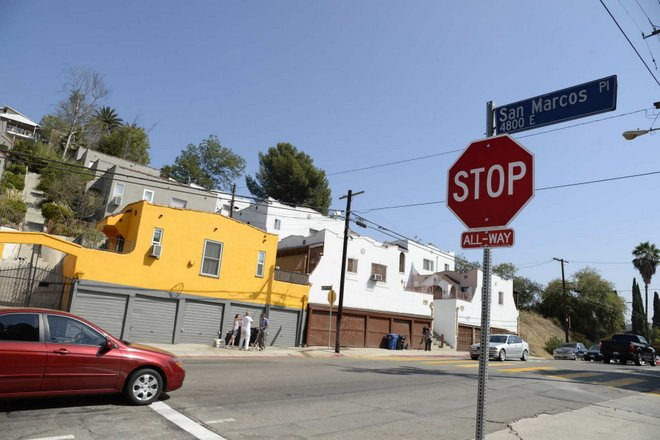
%> input picture stop11.jpg, 660 x 440 px
$ octave stopSign.m   (GNU Octave 9; MATLAB toolbox functions it lacks are replaced by stand-ins)
%> lines starting %> are read from the running program, lines starting %| are printed output that depends on the picture; in (x1, y1, x2, y2) boxes, pixels count from 0 and x2, y2 are one past the last pixel; in counts of white or black regions, pixels touching at a corner belong together; the program's own positions count from 1; long printed decimals are rounded
%Author: Michael Glazer
%Date: 2/16/16
%Purpose: Proof of concept for stop sign recognition
%Process: resize an image to have a max row or col pixel size of 400
%       crop the image to remove the lower 25% where stop signs won't be
%       isolate the red colors in an image as much as possible
%       perform blob detection on resulting image for specific size range
%       visually analyze detected blobs and go from there

tic;

%delete any existing figures
close all

%--------------------READ IMAGE--------------------%

cd(fileparts(mfilename('fullpath')));
cd('..');
dataDir = fullfile('data/stop_signs');
outputDir = fullfile('output/stop_signs');
imageName = 'stop11.jpg';
name = imageName(1:end-4);
im = imread(fullfile(dataDir, imageName));
%> im is the input picture: size 440x660x3 uint8; mean R, G, B 136.4, 139.9, 147.9

figure
imshow(im);
hold on
title('Original Image')
saveas(gcf, fullfile(outputDir, strcat(name, '_Original_Image.jpg')));
hold off

%--------------------RESIZE IMAGE--------------------%

%make longest edge 400
h = size(im,1);
%> h = 440
w = size(im,2);
%> w = 660
%crop the bottom 4th of the image
if h > w
    im = imresize(im, [400, w/(h/400)]);
    h = size(im,1);
    w = size(im,2);
    im = imcrop(im,[1 1 w h - (h/4)]);  %the crop
else
    im = imresize(im, [h/(w/400), 400]);
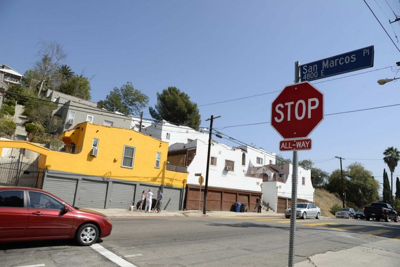
%> im: size 267x400x3 uint8; mean R, G, B 136.4, 139.9, 147.9
    h = size(im,1);
%> h = 267
    w = size(im,2);
%> w = 400
    im = imcrop(im,[1 1 w h - (h/4)]);
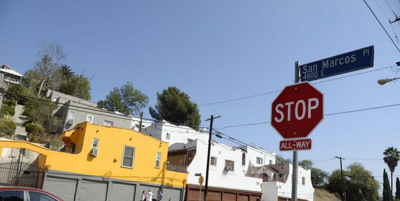
%> im: size 201x400x3 uint8; mean R, G, B 137.9, 146, 159
end


figure
imshow(im);
hold on
title('Resized Image')
saveas(gcf, fullfile(outputDir, strcat(name, '_Resized_Image.jpg')));
hold off

%--------------------THRESHOLD IMAGE--------------------%

for i = 1:size(im,1)
    for j = 1:size(im,2)
        if double(im(i,j,1)) / (double(im(i,j,2)) + double(im(i,j,3))) < 1.1 % im(i,j,3) + im(i,j,2) > 450
            im (i,j,:) = 0; %make the pixel black, if its not red enough
        end
    end
end
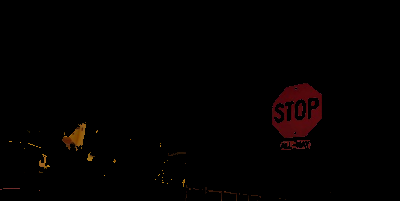
%> im: size 201x400x3 uint8; mean R, G, B 2.7, 0.8, 0.5

im(im > 0) = 255;
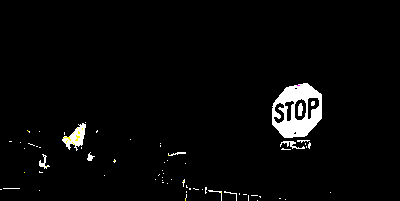
%> im: size 201x400x3 uint8; 3.09% of pixels changed, all inside (x1, y1, x2, y2) = (0, 83, 331, 201)

figure
imshow(im);
hold on
title('Thresholded Image')
saveas(gcf, fullfile(outputDir, strcat(name, '_Thresholded_Image.jpg')));
hold off

%--------------------DETECT BLOBS--------------------%
blobMeasurements = regionprops(im2bw(im), 'all');
%> blobMeasurements = 66 regions; largest, box (x1, y1, x2, y2), Area, Centroid, MajorAxisLength, MinorAxisLength and Eccentricity: (272, 83, 322, 138) 1625 [297.7 111.9] 62.46 50.66 0.585, (62, 123, 86, 151) 325 [76.3 137.8] 29.36 16.9 0.818, (280, 141, 305, 149) 75 [292.1 145.3] 25.51 7.5 0.956
numberOfBlobs = size(blobMeasurements, 1);
%> numberOfBlobs = 66

%remove all blobs with uncharacteristically low area
choices = ones(numberOfBlobs,1);
x = vertcat(blobMeasurements.Area);
%> x = 66 values, max 1625 at index 55, min 1 at index 4, mean 37.65
y = vertcat(blobMeasurements.FilledArea);
%> y = 66 values, max 2165 at index 55, min 1 at index 4, mean 45.85
z = vertcat(blobMeasurements.ConvexArea);
%> z = 66 values, max 2208 at index 55, min 1 at index 4, mean 52.65
k = cell(numberOfBlobs,1);
%> k = 66 items
for i = 1:numberOfBlobs
    k{i,1} = blobMeasurements(i).ConvexImage;
end
%> this loop made 66 passes

choices(x < 400 | y < 1000) = 0;

%divide the longest dimension of the region by 5
%if the difference between the convex image dimensions are greater than it,
%remove it from the list of possibilities (looking for ~square img)
for i = 1:numberOfBlobs
    if choices(i,1) ~= 0
        maxSize = max(size(cell2mat(k(i,1)),1), size(cell2mat(k(i,1)),2))/5;
        if abs(size(cell2mat(k(i,1)),1) - size(cell2mat(k(i,1)),2)) > maxSize
            choices(i,1) = 0;
        end
    end
end
%> this loop made 66 passes
%> maxSize on pass 55: 11
%> after the loop, choices = 66 values, max 1 at index 55, min 0 at index 1, mean 0.0152

% [5 lines of commented-out code are left out]


boxes = vertcat(blobMeasurements.BoundingBox);
%> boxes = 66 rows, first 8: [0.5 189.5 2 1; 3.5 188.5 17 1; 9.5 141.5 3 1; 20.5 142.5 1 1; 24.5 148.5 1 1; 24.5 172.5 1 1; 27.5 130.5 3 3; 28.5 143.5 7 3]
insert = [];
chosenBlobs = [];

for i = 1:numberOfBlobs
    if choices(i,1) ~= 0 %&& i ~= 2 && i ~= 3
        insert = [insert;boxes(i,:)];
        chosenBlobs = [chosenBlobs,i];
    end
end
%> this loop made 66 passes
%> (insert, chosenBlobs) on pass 55: ([272.5 83.5 50 55], 55)
box = insertShape(im,'Rectangle',insert,'LineWidth',3);
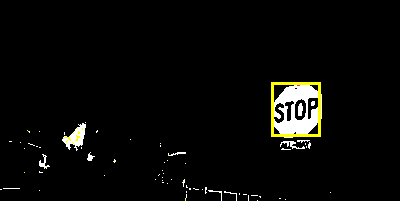
%> box: size 201x400x3 uint8; 0.74% of pixels changed, all inside (x1, y1, x2, y2) = (271, 82, 321, 137)

%display all blobs that passed the tests
figure
% imshow(im);
hold on
imshow(box);
title('Chosen Blobs')
saveas(gcf, fullfile(outputDir, strcat(name, '_Chosen_Blobs.jpg')));
hold off


fprintf('Chosen Blobs = %f\n', chosenBlobs);
%| Chosen Blobs = 55.000

toc;

$ run again, with stop10.jpg copied over stop11.jpg
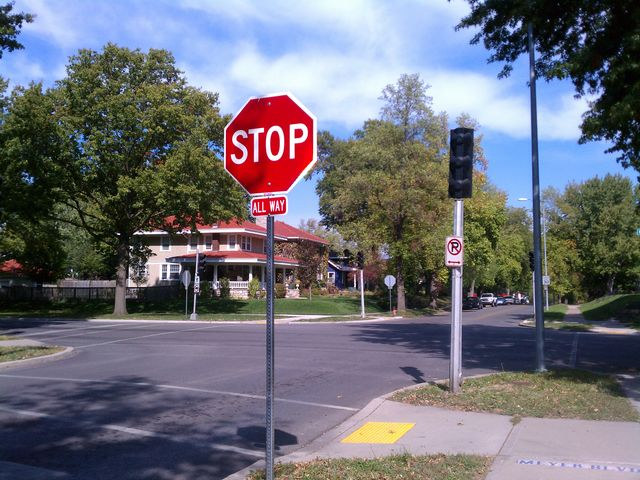
%> input picture stop10.jpg, 640 x 480 px
%> im is the input picture: size 480x640x3 uint8; mean R, G, B 110, 109.9, 119.4
%> `im(im > 0) = 255;`:
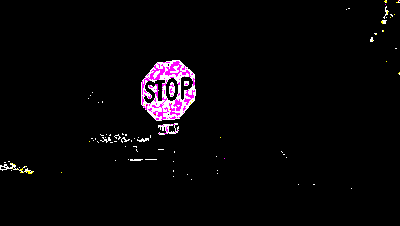
%> im: size 226x400x3 uint8; mean R, G, B 7.5, 5.3, 7.4
%> blobMeasurements = 86 regions; largest, box (x1, y1, x2, y2), Area, Centroid, MajorAxisLength, MinorAxisLength and Eccentricity: (141, 60, 196, 121) 1108 [170.2 94.3] 69.29 53.64 0.633, (0, 163, 34, 174) 111 [16.8 169.2] 39.75 7.98 0.98, (158, 123, 179, 134) 100 [169.7 128.8] 23.07 12.04 0.853
%> numberOfBlobs = 86
%> x = 86 values, max 1108 at index 38, min 1 at index 4, mean 21.92
%> y = 86 values, max 1551 at index 38, min 1 at index 4, mean 27.6
%> z = 86 values, max 2683 at index 38, min 1 at index 4, mean 45.93
%> k = 86 items
%> the loop `for i = 1:numberOfBlobs` made 86 passes
%> the loop `for i = 1:numberOfBlobs` made 86 passes
%> maxSize on pass 38: 12.2
%> after the loop `for i = 1:numberOfBlobs`: choices = 86 values, max 1 at index 38, min 0 at index 1, mean 0.0116
%> boxes = 86 rows, first 8: [0.5 163.5 34 11; 4.5 162.5 2 1; 8.5 161.5 2 1; 11.5 170.5 1 1; 19.5 167.5 1 1; 61.5 172.5 1 1; 88.5 98.5 1 1; 89.5 141.5 1 1]
%> the loop `for i = 1:numberOfBlobs` made 86 passes
%> (insert, chosenBlobs) on pass 38: ([141.5 60.5 55 61], 38)
%> `box = insertShape(im,'Rectangle',insert,'LineWidth',3);`:
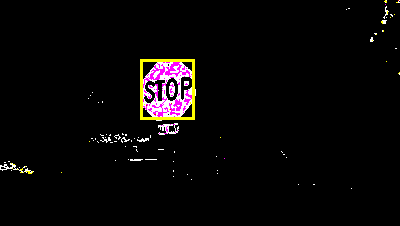
%> box: size 226x400x3 uint8; 0.73% of pixels changed, all inside (x1, y1, x2, y2) = (140, 59, 195, 120)
%| Chosen Blobs = 38.000

$ run again, with stop9.jpg copied over stop11.jpg
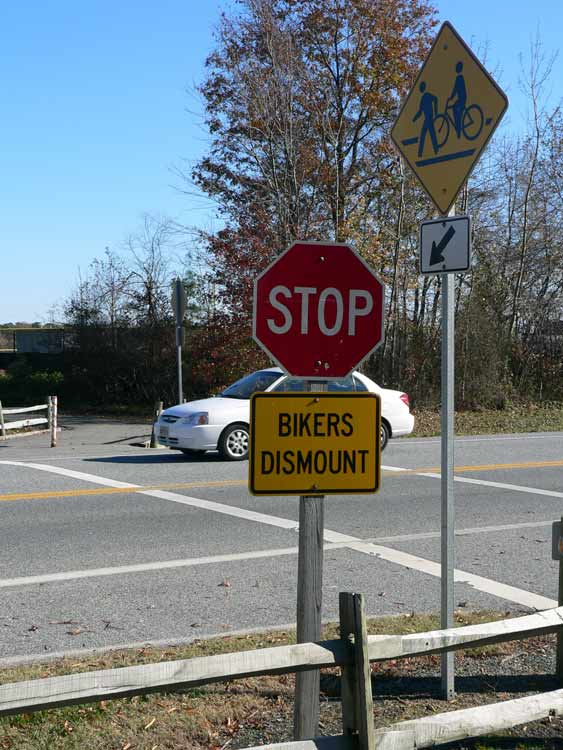
%> input picture stop9.jpg, 563 x 750 px
%> im is the input picture: size 750x563x3 uint8; mean R, G, B 114.7, 123.8, 128.8
%> `im(im > 0) = 255;`:
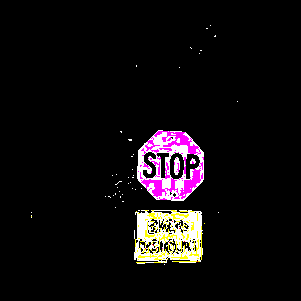
%> im: size 301x301x3 uint8; mean R, G, B 16.9, 13.3, 14.7
%> blobMeasurements = 57 regions; largest, box (x1, y1, x2, y2), Area, Centroid, MajorAxisLength, MinorAxisLength and Eccentricity: (134, 210, 203, 264) 2851 [169.8 237] 79.57 61.17 0.64, (137, 130, 204, 201) 1638 [168.3 166.4] 75.89 71.04 0.352, (174, 157, 180, 175) 74 [177.2 166.5] 19.27 6.14 0.948
%> numberOfBlobs = 57
%> x = 57 values, max 2851 at index 27, min 1 at index 1, mean 82.68
%> y = 57 values, max 3405 at index 27, min 1 at index 1, mean 103.5
%> z = 57 values, max 3858 at index 30, min 1 at index 1, mean 136.3
%> k = 57 items
%> the loop `for i = 1:numberOfBlobs` made 57 passes
%> the loop `for i = 1:numberOfBlobs` made 57 passes
%> maxSize on passes 27, 30: 13.8, 14.2
%> after the loop `for i = 1:numberOfBlobs`: choices = 57 values, max 1 at index 30, min 0 at index 1, mean 0.0175
%> boxes = 57 rows, first 8: [31.5 212.5 1 1; 31.5 215.5 1 3; 105.5 196.5 1 1; 108.5 196.5 3 2; 112.5 175.5 1 1; 113.5 195.5 1 1; 115.5 181.5 7 4; 115.5 193.5 1 2]
%> the loop `for i = 1:numberOfBlobs` made 57 passes
%> (insert, chosenBlobs) on pass 30: ([137.5 130.5 67 71], 30)
%> `box = insertShape(im,'Rectangle',insert,'LineWidth',3);`:
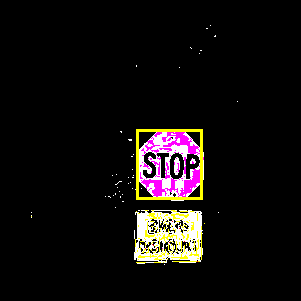
%> box: size 301x301x3 uint8; 0.87% of pixels changed, all inside (x1, y1, x2, y2) = (136, 129, 203, 200)
%| Chosen Blobs = 30.000

$ run again, with input.jpg copied over stop11.jpg
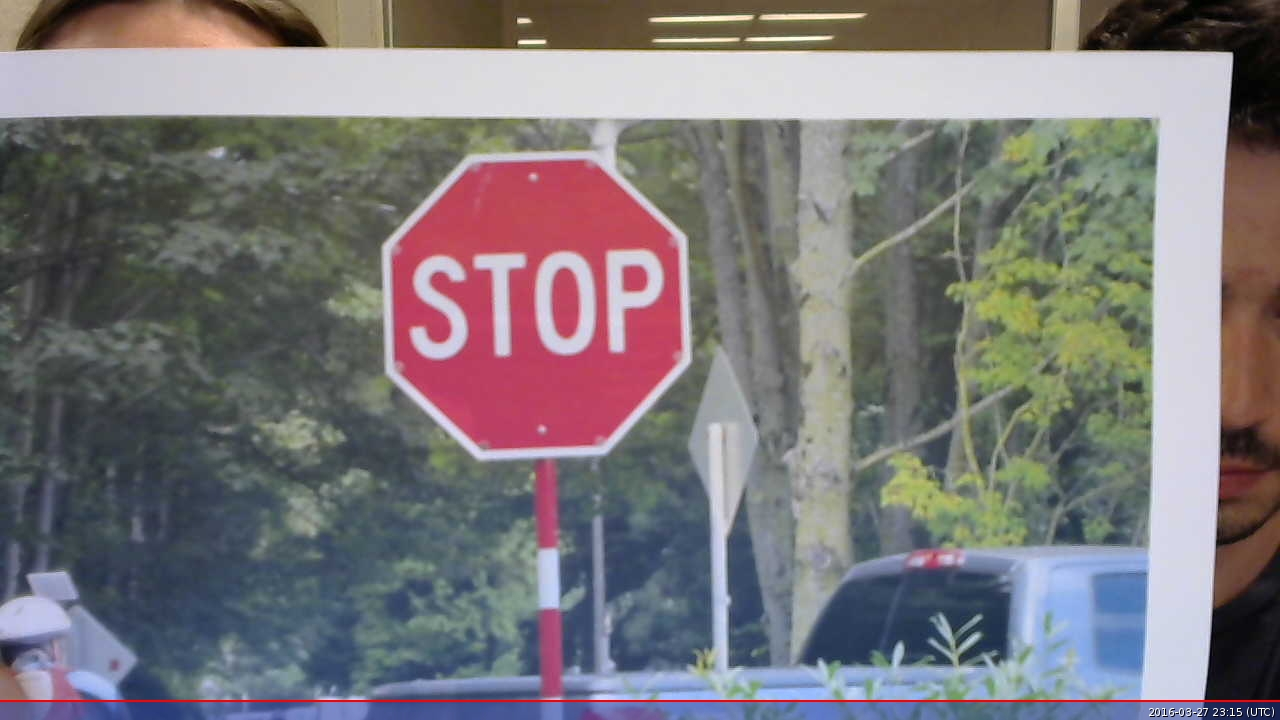
%> input picture input.jpg, 1280 x 720 px
%> im is the input picture: size 720x1280x3 uint8; mean R, G, B 123.1, 118.9, 121.7
%> `im(im > 0) = 255;`:
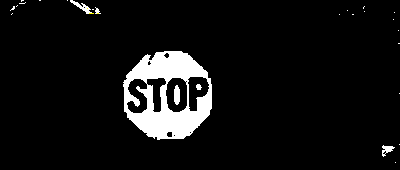
%> im: size 170x400x3 uint8; mean R, G, B 17.8, 17.8, 17.8
%> blobMeasurements = 26 regions; largest, box (x1, y1, x2, y2), Area, Centroid, MajorAxisLength, MinorAxisLength and Eccentricity: (123, 51, 212, 140) 4368 [167.9 96.6] 102 90.08 0.47, (70, 0, 94, 14) 103 [83 7.7] 26.75 6.27 0.972, (174, 85, 180, 105) 101 [177.5 95.7] 20.3 6.41 0.949
%> numberOfBlobs = 26
%> x = 26 values, max 4368 at index 11, min 1 at index 7, mean 182.5
%> y = 26 values, max 6260 at index 11, min 1 at index 7, mean 255.5
%> z = 26 values, max 6411 at index 11, min 1 at index 7, mean 264.4
%> k = 26 items
%> the loop `for i = 1:numberOfBlobs` made 26 passes
%> the loop `for i = 1:numberOfBlobs` made 26 passes
%> maxSize on pass 11: 17.8
%> after the loop `for i = 1:numberOfBlobs`: choices = 26 values, max 1 at index 11, min 0 at index 1, mean 0.0385
%> boxes = 26 rows, first 8: [10.5 6.5 5 5; 11.5 13.5 2 2; 16.5 5.5 2 2; 19.5 2.5 7 2; 21.5 0.5 3 2; 39.5 0.5 2 1; 67.5 0.5 1 1; 70.5 0.5 24 14]
%> the loop `for i = 1:numberOfBlobs` made 26 passes
%> (insert, chosenBlobs) on pass 11: ([123.5 51.5 89 89], 11)
%> `box = insertShape(im,'Rectangle',insert,'LineWidth',3);`:
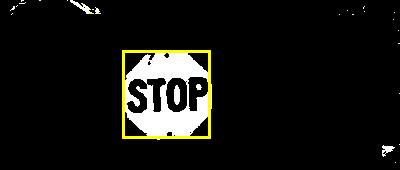
%> box: size 170x400x3 uint8; 1.52% of pixels changed, all inside (x1, y1, x2, y2) = (122, 50, 211, 139)
%| Chosen Blobs = 11.000
